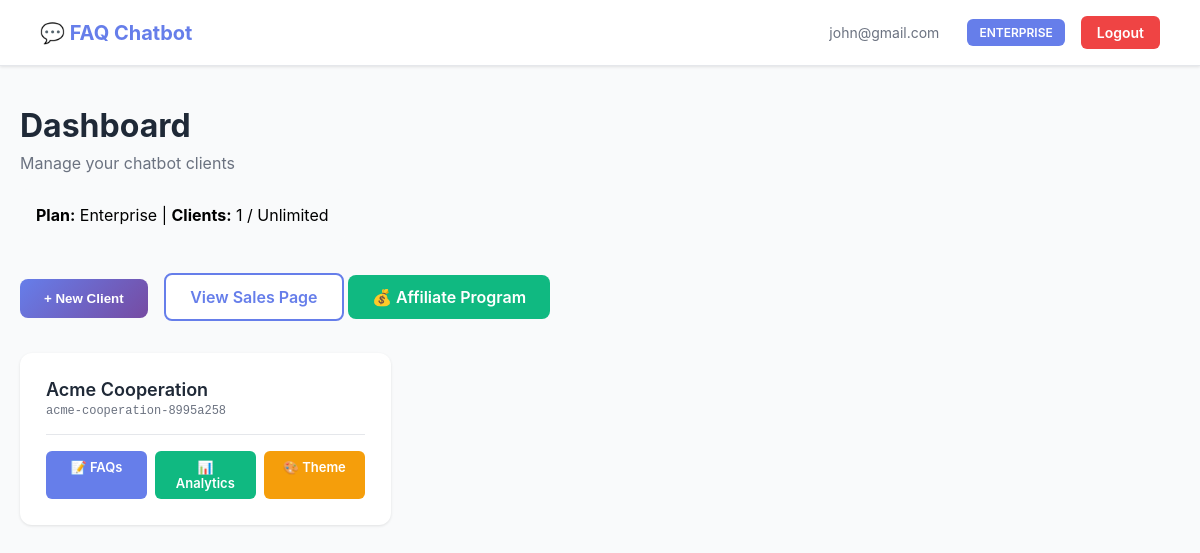
The page /dashboard (signed in) on the database as committed earlier.
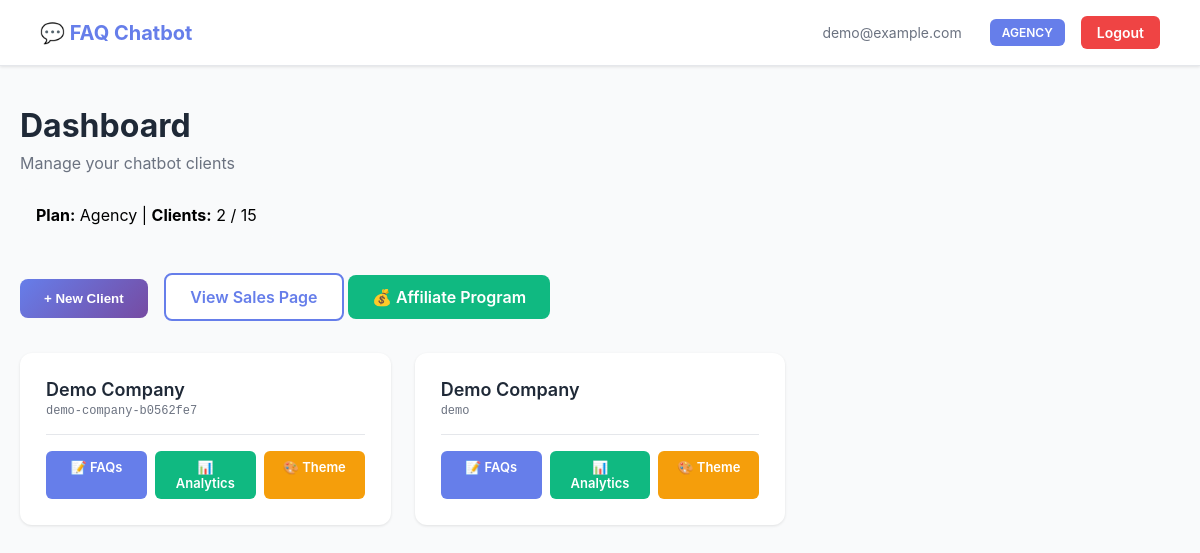
The same page on the database as committed later.
### tables this page shows
CREATE TABLE users (
            id INTEGER PRIMARY KEY AUTOINCREMENT,
            email TEXT UNIQUE NOT NULL,
            password_hash TEXT NOT NULL,
            created_at TIMESTAMP DEFAULT CURRENT_TIMESTAMP,
            plan_type TEXT DEFAULT 'starter'
        );

CREATE TABLE clients (
            id INTEGER PRIMARY KEY AUTOINCREMENT,
            user_id INTEGER NOT NULL,
            client_id TEXT UNIQUE NOT NULL,
            company_name TEXT NOT NULL,
            branding_settings TEXT,
            created_at TIMESTAMP DEFAULT CURRENT_TIMESTAMP,
            FOREIGN KEY (user_id) REFERENCES users (id)
        );

### app.py (the view)
@app.route('/dashboard')
@login_required
def dashboard():
    clients = models.get_user_clients(current_user.id)
    for client in clients:
        if client['branding_settings']:
            client['branding_settings'] = json.loads(client['branding_settings'])
    return render_template('dashboard.html', user=current_user, clients=clients)

### app.py (called while the page is built)
@login_manager.user_loader
def load_user(user_id):
    user_data = models.get_user_by_id(int(user_id))
    if user_data:
        return User(user_data)
    return None

### models.py (called while the page is built)
def get_db():
    conn = sqlite3.connect(DATABASE)
    conn.row_factory = sqlite3.Row
    return conn

def get_user_by_id(user_id):
    conn = get_db()
    cursor = conn.cursor()
    cursor.execute('SELECT * FROM users WHERE id = ?', (user_id,))
    user = cursor.fetchone()
    conn.close()
    return dict(user) if user else None

def get_user_clients(user_id):
    conn = get_db()
    cursor = conn.cursor()
    cursor.execute('SELECT * FROM clients WHERE user_id = ?', (user_id,))
    clients = cursor.fetchall()
    conn.close()
    return [dict(client) for client in clients]

### templates/dashboard.html (shortened to what this page needs)
<!DOCTYPE html>
<html lang="en">
<head>
</head>
<body>
    <div class="navbar">
        <div class="navbar-brand">💬 FAQ Chatbot</div>
        <div class="navbar-right">
            <span class="user-email">{{ user.email }}</span>
            <span class="plan-badge">{{ user.plan_type }}</span>
            <a href="/logout" class="btn-logout">Logout</a>
        </div>
    </div>
    <div class="container">
        <div class="header">
    <h1>Dashboard</h1>
    <p>Manage your chatbot clients</p>
    <div style="background: #f9fafb; padding: 16px; border-radius: 8px; margin-top: 16px; display: inline-block;">
        <strong>Plan:</strong> {{ user.plan_type|title }} |
        <strong>Clients:</strong> {{ clients|length }} /
        {% if user.plan_type == 'starter' %}5
        {% elif user.plan_type == 'agency' %}15
        {% else %}Unlimited{% endif %}
    </div>
</div>
        <div class="actions">
    {% set limit_reached = (user.plan_type == 'starter' and clients|length >= 5) or (user.plan_type == 'agency' and clients|length >= 15) %}
    {% if limit_reached %}
        <a href="/upgrade" class="btn-primary" style="background: #f59e0b;">
            🚀 Upgrade to Add More Clients
        </a>
    {% else %}
        <button class="btn-primary" onclick="openNewClientModal()">+ New Client</button>
    {% endif %}
    <a href="/sales" class="btn-secondary">View Sales Page</a>
    <a href="/affiliate-dashboard" class="btn-secondary" style="background: #10b981; color: white; border: none;">
        💰 Affiliate Program
    </a>
</div>
        {% if clients %}
        <div class="clients-grid">
            {% for client in clients %}
            <div class="client-card">
                <div class="client-header">
                    <div>
                        <div class="client-name">{{ client.company_name }}</div>
                        <div class="client-id">{{ client.client_id }}</div>
                    </div>
                </div>
                <div class="client-actions">
                    <a href="/faq-manager?client_id={{ client.client_id }}" class="btn-small btn-manage">📝 FAQs</a>
                    {% if user.plan_type != 'free' %}
                        <a href="/analytics?client_id={{ client.client_id }}" class="btn-small btn-analytics">📊 Analytics</a>
                        <a href="/customize?client_id={{ client.client_id }}" class="btn-small btn-customize">🎨 Theme</a>
                        {% endif %}
                </div>
            </div>
            {% endfor %}
        </div>
        {% endif %}
    </div>
</body>
</html>

### templates/dashboard.html (style rules this page uses)
* { margin: 0; padding: 0; box-sizing: border-box; }
body { font-family: -apple-system, BlinkMacSystemFont, 'Segoe UI', Roboto, sans-serif; background: #f9fafb; min-height: 100vh; }
.navbar { background: white; border-bottom: 1px solid #e5e7eb; padding: 16px 40px; display: flex; justify-content: space-between; align-items: center; box-shadow: 0 1px 3px rgba(0, 0, 0, 0.1); }
.navbar-brand { font-size: 20px; font-weight: 700; color: #667eea; }
.navbar-right { display: flex; gap: 16px; align-items: center; }
.user-email { color: #6b7280; font-size: 14px; }
.btn-logout { padding: 8px 16px; background: #ef4444; color: white; border: none; border-radius: 6px; font-weight: 600; cursor: pointer; text-decoration: none; font-size: 14px; }
.container { max-width: 1200px; margin: 0 auto; padding: 40px 20px; }
.header { margin-bottom: 32px; }
.header h1 { font-size: 32px; color: #1f2937; margin-bottom: 8px; }
.header p { color: #6b7280; font-size: 16px; }
.plan-badge { display: inline-block; padding: 6px 12px; background: #667eea; color: white; border-radius: 6px; font-size: 12px; font-weight: 600; text-transform: uppercase; margin-left: 12px; }
.actions { margin-bottom: 32px; }
.btn-primary { padding: 12px 24px; background: linear-gradient(135deg, #667eea 0%, #764ba2 100%); color: white; border: none; border-radius: 8px; font-weight: 600; cursor: pointer; text-decoration: none; display: inline-block; margin-right: 12px; }
.btn-secondary { padding: 12px 24px; background: white; color: #667eea; border: 2px solid #667eea; border-radius: 8px; font-weight: 600; cursor: pointer; text-decoration: none; display: inline-block; }
.clients-grid { display: grid; grid-template-columns: repeat(auto-fill, minmax(320px, 1fr)); gap: 24px; }
.client-card { background: white; border-radius: 12px; padding: 24px; box-shadow: 0 1px 3px rgba(0, 0, 0, 0.1); border: 2px solid transparent; transition: all 0.2s; }
.client-header { display: flex; justify-content: space-between; align-items: flex-start; margin-bottom: 16px; }
.client-name { font-size: 18px; font-weight: 600; color: #1f2937; margin-bottom: 4px; }
.client-id { font-size: 12px; color: #6b7280; font-family: monospace; }
.client-actions { display: flex; gap: 8px; margin-top: 16px; padding-top: 16px; border-top: 1px solid #e5e7eb; }
.btn-small { padding: 8px 12px; font-size: 13px; border-radius: 6px; border: none; cursor: pointer; font-weight: 600; text-decoration: none; flex: 1; text-align: center; }
.btn-manage { background: #667eea; color: white; }
.btn-analytics { background: #10b981; color: white; }
.btn-customize { background: #f59e0b; color: white; }

Rows that differ between the two databases and show on the page:
changed users: email "john@gmail.com" → "demo@example.com"; plan_type "ENTERPRISE" → "AGENCY"; plan_type "Enterprise" → "Agency"
changed clients: company_name "Acme Cooperation" → "Demo Company"; client_id "acme-cooperation-8995a258" → "demo-company-b0562fe7"
now on this page (row edited): clients: company_name "Demo Company", client_id "demo"
Other text that changed with them:
{{ clients|length }}: "1" → "2"
text no longer shown: "Unlimited"
text now shown: "15"
